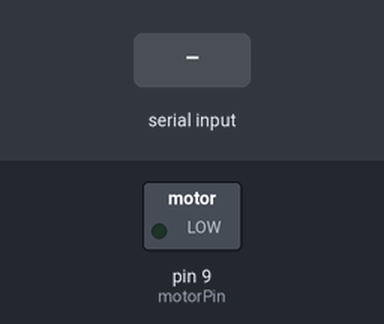
A sketch run on a simulated Arduino Uno, built with avr-gcc and run on an emulated ATmega328P. Shown: switched loads named in the sketch (green lamp = pin HIGH). The inputs (shaded band) are chosen by the test bench.

Above: at 1.2 s.
1.3 s: byte 30 received over Serial
At 2.5 s:
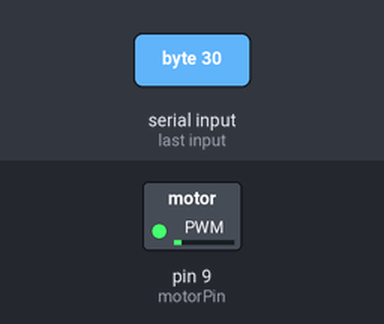
2.8 s: byte 90 received over Serial
At 3.9 s:
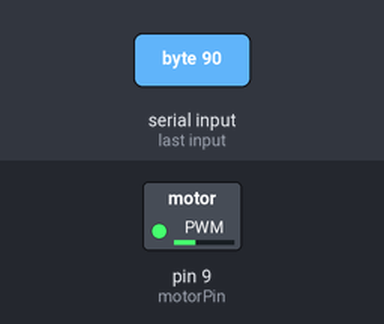
Timing chart, 0 to 5.8 s (numbered marks = the images above; inputs shaded):
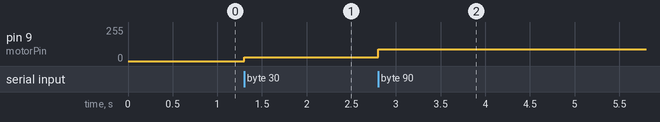

Measured:
- after the input at 1.3 s, pin 9 (motorPin): 0/255 → 30/255 at once
- after the input at 2.8 s, pin 9 (motorPin): 30/255 → 90/255 at once

The sketch:

TweetsAndScores_Test.ino
```cpp
const int motorPin = 9;      // the pin that the motor is attached to


void setup() {
  // put your setup code here, to run once:
// initialize the serial communication:
  Serial.begin(9600);
  // initialize the ledPin as an output:
  pinMode(motorPin, OUTPUT);
}

void loop() {
  byte brightness;

  // check if data has been sent from the computer:
  if (Serial.available()) {
    // read the most recent byte (which will be from 0 to 255):
    brightness = Serial.read();
    // set the brightness of the LED:
    analogWrite(motorPin, brightness);

  }}
```
